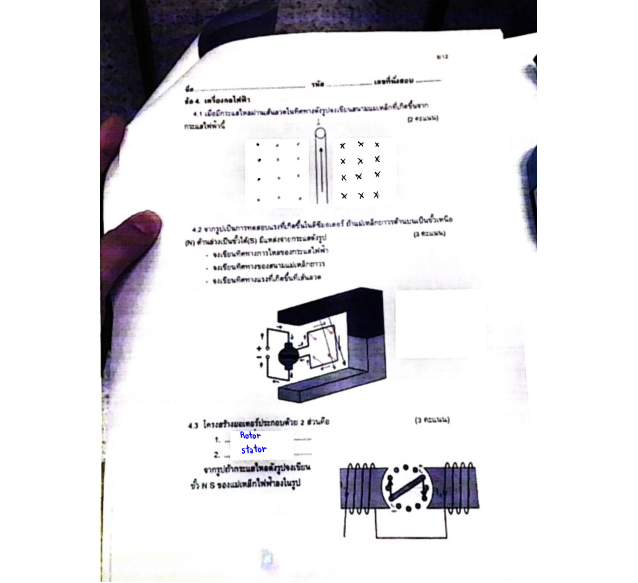
#> input picture images/pages/fune_p28.png, 1275 x 1165 px, found by its file name (shown at 1/2 size)
$ python crop_diagrams.py
#> lines starting #> are read from the running program, lines starting #| are printed output that depends on the picture
import os
from PIL import Image

pages_dir = r"c:\Users\thana\Desktop\Private-Flashcard\images\pages"
out_dir = r"c:\Users\thana\Desktop\Private-Flashcard\images\diagrams"
os.makedirs(out_dir, exist_ok=True)

crops = [
    # Exam papers (1275 x 1165)
    ("exam_p28_right_hand.png", "fune_p28.png", (40, 100, 1235, 550)),
    ("exam_p29_ammeter_cdrx.png", "fune_p29.png", (40, 200, 1235, 1050)),
    ("exam_p30_wattmeter.png", "fune_p30.png", (40, 480, 1235, 1080)),
    ("exam_p32_transformer_core.png", "fune_p32.png", (40, 220, 1235, 650)),

    # Review & Lecture notes (1275 x 1756 or 1165)
    ("dc_motor_circuit.png", "fune_p03.png", (50, 420, 1225, 1100)),
    ("dc_generator_circuit.png", "fune_p04.png", (50, 420, 1225, 1100)),
    ("dc_shunt_speed_control.png", "fune_p05.png", (50, 200, 1225, 880)),
    ("transformer_audio_matching.png", "fune_p07.png", (50, 280, 1225, 1000)),
    ("transformer_equivalent_circuit.png", "fune_p10.png", (50, 120, 1225, 850)),
    ("power_system_stages.png", "fune_p13.png", (50, 280, 1225, 950)),
    ("transmission_towers.png", "fune_p14.png", (50, 250, 1225, 1200)),
    ("ammeter_voltmeter_basic.png", "fune_p16.png", (50, 200, 1225, 1150)),
    ("ohmmeter_circuits.png", "fune_p17.png", (50, 180, 1225, 1150)),
    ("multirange_ammeter.png", "fune_p18.png", (50, 150, 1225, 1100)),
    ("multirange_voltmeter.png", "fune_p20.png", (50, 150, 1225, 1000)),
    ("diode_circuits.png", "fune_p22.png", (50, 180, 1225, 1050)),
    ("transistor_bjt_mosfet.png", "fune_p23.png", (50, 180, 1225, 1150)),
]

for out_name, src_name, bbox in crops:
    src_path = os.path.join(pages_dir, src_name)
    if os.path.exists(src_path):
        im = Image.open(src_path)
#> im is the input picture: PIL image 1275x1165 RGB; mean R, G, B 226.3, 225.4, 228
        cropped = im.crop(bbox)
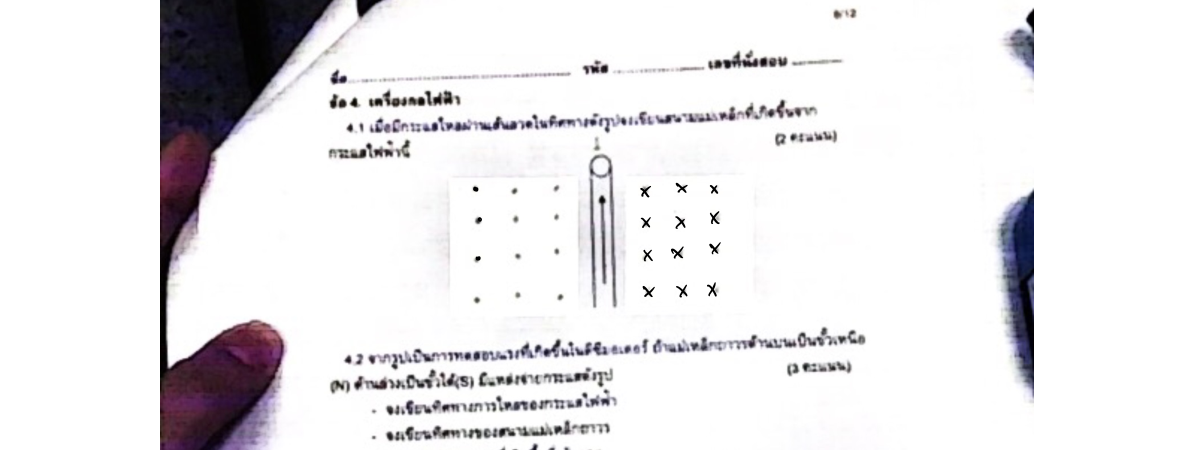
#> cropped: PIL image 1195x450 RGB; mean R, G, B 232.6, 231.1, 233.1
        # remove excess white border if needed
        out_path = os.path.join(out_dir, out_name)
        cropped.save(out_path)
        print(f"Saved: {out_name} size={cropped.size}")
#| Saved: exam_p28_right_hand.png size=(1195, 450)
    else:
        print(f"Source not found: {src_name}")
#> pass 2 of the loop `for out_name, src_name, bbox in crops:`:
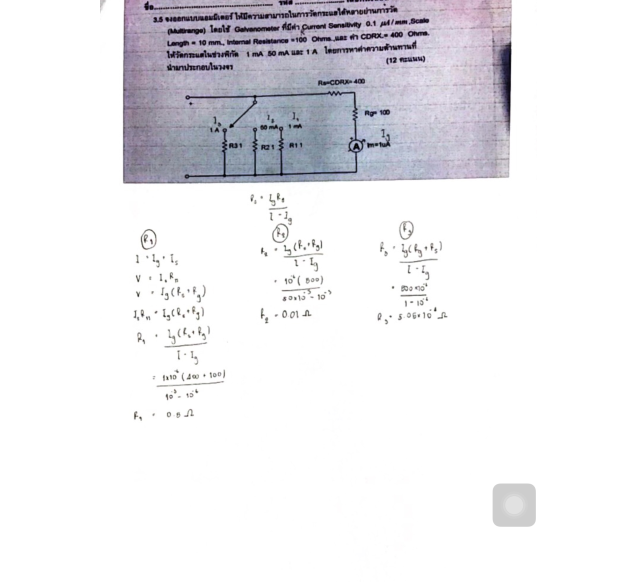
#> input picture images/pages/fune_p29.png, 1275 x 1165 px, found by its file name (shown at 1/2 size)
#> im is the input picture: PIL image 1275x1165 RGB; mean R, G, B 236.4, 235.7, 239
#> `cropped = im.crop(bbox)`:
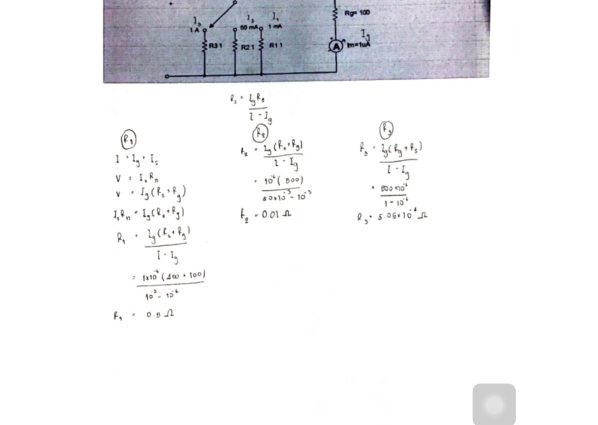
#> cropped: PIL image 1195x850 RGB (shown at 1/2 size); mean R, G, B 241.4, 241.7, 243.6
#| Saved: exam_p29_ammeter_cdrx.png size=(1195, 850)
#> pass 3 of the loop `for out_name, src_name, bbox in crops:`:
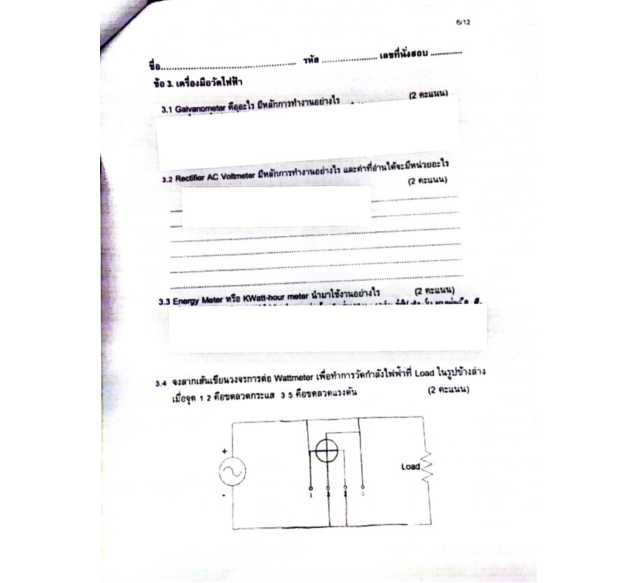
#> input picture images/pages/fune_p30.png, 1275 x 1165 px, found by its file name (shown at 1/2 size)
#> im is the input picture: PIL image 1275x1165 RGB; mean R, G, B 248.3, 247.9, 248.6
#> `cropped = im.crop(bbox)`:
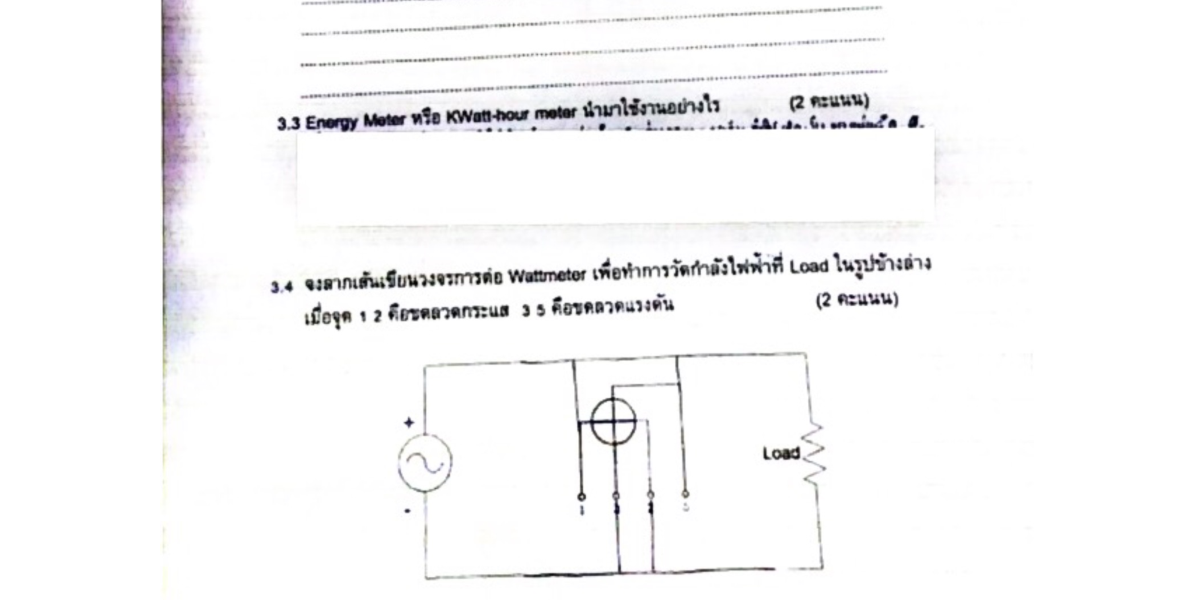
#> cropped: PIL image 1195x600 RGB; mean R, G, B 247.5, 247.3, 247.9
#| Saved: exam_p30_wattmeter.png size=(1195, 600)
#> the loop made 17 passes; the first 3 are shown
